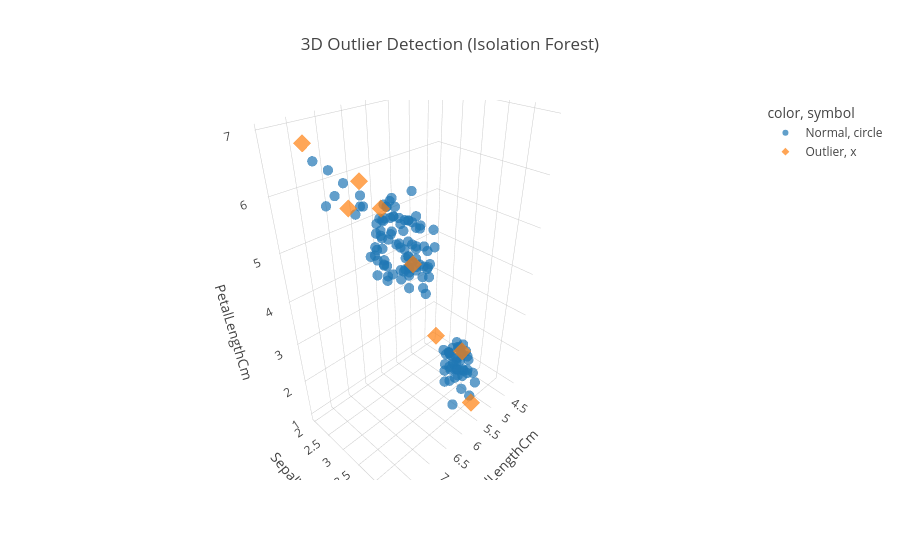

Notebook code for this chart:
### Code cell
import plotly.express as px

# Pilih hasil salah satu model, misalnya Isolation Forest
df_plot = out_iforest.copy()

fig = px.scatter_3d(
    df_plot,
    x='SepalLengthCm',
    y='SepalWidthCm',
    z='PetalLengthCm',
    color=df_plot['Anomaly'].map({0: 'Normal', 1: 'Outlier'}),
    symbol=df_plot['Anomaly'].map({0: 'circle', 1: 'x'}),
    opacity=0.7,
    title="3D Outlier Detection (Isolation Forest)"
)

fig.update_traces(marker=dict(size=6))
fig.show()

### Figure 1 — Plotly figure (JSON) as saved in the notebook; plotly's stock layout.template omitted (floating-point values rounded to 4 significant figures; data arrays with more than 128 entries replaced by an {"elided": "..."} marker saying what was removed)
{"data": [{"hovertemplate": "color=Normal<br>symbol=circle<br>SepalLengthCm=%{x}<br>SepalWidthCm=%{y}<br>PetalLengthCm=%{z}<extra></extra>", "legendgroup": "Normal, circle", "marker": {"color": "#1F77B4", "opacity": 0.7, "size": 6, "symbol": "circle"}, "mode": "markers", "name": "Normal, circle", "scene": "scene", "showlegend": true, "type": "scatter3d", "x": {"elided": "142 float values"}, "y": {"elided": "142 float values"}, "z": {"elided": "142 float values"}}, {"hovertemplate": "color=Outlier<br>symbol=x<br>SepalLengthCm=%{x}<br>SepalWidthCm=%{y}<br>PetalLengthCm=%{z}<extra></extra>", "legendgroup": "Outlier, x", "marker": {"color": "#FF7F0E", "opacity": 0.7, "size": 6, "symbol": "diamond"}, "mode": "markers", "name": "Outlier, x", "scene": "scene", "showlegend": true, "type": "scatter3d", "x": [4.3, 5.7, 4.5, 5, 7.2, 7.7, 7.7, 7.9], "y": [3, 4.4, 2.3, 2, 3.6, 3.8, 2.6, 3.8], "z": [1.1, 1.5, 1.3, 3.5, 6.1, 6.7, 6.9, 6.4]}], "layout": {"legend": {"title": {"text": "color, symbol"}, "tracegroupgap": 0}, "scene": {"domain": {"x": [0, 1], "y": [0, 1]}, "xaxis": {"title": {"text": "SepalLengthCm"}}, "yaxis": {"title": {"text": "SepalWidthCm"}}, "zaxis": {"title": {"text": "PetalLengthCm"}}}, "title": {"text": "3D Outlier Detection (Isolation Forest)"}}}
